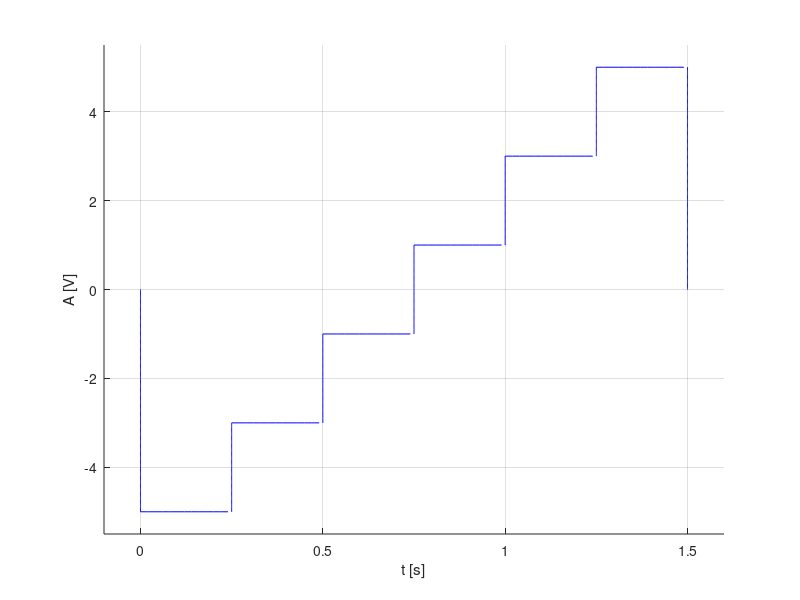

This figure's MATLAB source:
%Se va genera un semnal cu rezolutie temporara de 20ms pentru un semnal continuu de tipul:
% Semnal dreptunghiular multinivel, aleator
% Durata fiecarui nivel: 0,25 s.
% Nivelurile {-5,-3,-1,1,3,5}

hold on
xlabel('t [s]'),ylabel('A [V]')
%c) nivelurile {-5,-3,-1,1,3,5}
%Rezolutia temporara de 20ms


%y variaza de la 0 la -5
y=0:-0.02:-5;
x=y*0;
plot(x,y,'b')
%nivel -5
x = 0: 0.02: 1/4;
y = -5+0*x;
plot(x, y, 'b'),grid

%x=1/4;y variaza de la -5 la -3
y=-5:0.02:-3;
x=y*0+1/4;
plot(x,y,'b')

%nivel -3
x = 1/4:0.02:1/2;
y=-3+0*x;
plot(x,y,'b')

%x=1/2; y variaza de la -3 la -1
y=-3:0.02:-1;
x=y*0+1/2;
plot(x,y,'b')

%nivel -1
x = 1/2:0.02:3/4;
y=-1+x*0;
plot(x,y,'b')

%x=3/4; y variaza de la -1 la 1
y=-1:0.02:1;
x=y*0+3/4;
plot(x,y,'b')

%nivel 1
x = 3/4:0.02:1;
y=1+x*0;
plot(x,y,'b')

%x=1; y variaza de la 1 la 3;
y=1:0.02:3;
x=y*0+1;
plot(x,y,'b')

%nivel 3
x = 1:0.02:5/4;
y=3+x*0;
plot(x,y,'b')

%x=5/4; y variaza de la 3 la 5
y=3:0.02:5;
x=y*0+5/4;
plot(x,y,'b')

%nivel 5
x = 5/4:0.02:6/4;
y=5+x*0;
plot(x,y,'b')

%x=6/4; y variaza de la 5 la 0
y=5:-0.02:0;
x=y*0+6/4;
plot(x,y,'b')

axis([-0.1 1.6 -5.5 5.5])


%


